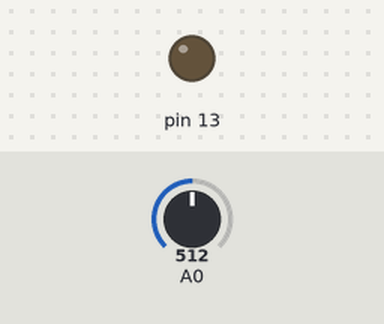
The sketch below on a simulated Arduino Uno, built with avr-gcc and run on an emulated ATmega328P. On the bench: output pins drawn as LEDs (lit = HIGH). Inputs (shaded band) come from the test bench; at power-on: A0 = 512. Random numbers use the default seed unless the sketch sets one; what the sketch prints to the serial monitor is not drawn.

Above: at 1.4 s.
1.5 s: A0 set to 528
At 2.1 s:
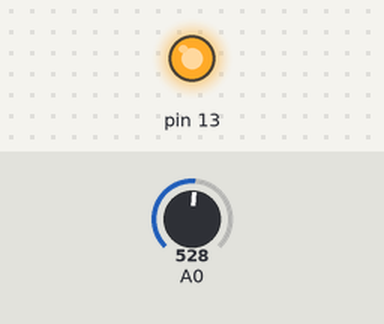
3.0 s: A0 set to 306
At 4.4 s:
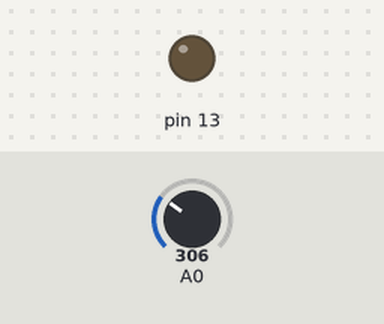
Timing chart, 0 to 6.0 s (numbered marks = the images above; inputs shaded):
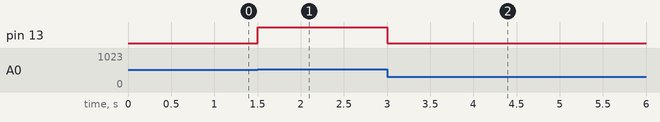

The sketch:

KIASM_XSeq.ino
```cpp
int velocity = 100;//velocity of MIDI notes, must be between 0 and 127
//higher velocity usually makes MIDI instruments louder

int noteON = 145;//144 = 10010000 in binary, note on command
int noteOFF = 129;//128 = 10000000 in binary, note off command

const int notesDansPattern = 16;
int pattern[notesDansPattern];
int noteDepart = 0x1E; // F#-0 (0x1E)
int noteFin = 0x5A; // F#-5 (0x5A)
int pentatonicMinorScales [5] = {0, 3, 5, 7, 10};


int beatResult[notesDansPattern*2]; // Beat Interpolated Result ( beat starting and ending point are in same array )

#include <TimedAction.h>

#include "KIASM_XSeq_Beat.h"
#include "KIASM_XSeq_RythmInterpolate.h"


int timeUnitOn = 50; //
int timeUnitOff = 50; // divideTime
int timeUnit = timeUnitOn + timeUnitOff; // 100ms <> 120/5 = 100/5 + 20/5  24 // 500ms <> 120bpm
int sequenceIndex = 0;

int delaySequence = 0;
int delaySequenceMax = 10;

unsigned long time;

boolean isPlaying = false;
boolean releaseNote = false;

// on détermine le nombre maximum de notes en faisant les divisions minimales du rythme
// 1 2 4 8 16 32 64 128

//int divideTime = 128;

// on a plusieurs modes :
// le mode linéaire crée des notes sur TOUTE la sequence
// interpolation
// on crée un calque de rythme
// ex : pour 16 temps, on a divisé la séquence en 4 notes
// on a une valeur de 0 à 1 qui correspond à la morphologie du rythme : 0 = rythme pas du tout pris en compte / 1 = rythme totalement pris en compte
// ex rythme
//   |1|2|3|4|5|6|7|8|9|10|11|12|13|14|15|16
int divisionTemps = 64;
int divideTime = 4;
int nbElements = divisionTemps / divideTime;


//Beat beats[nbElements];
Beat* beats = NULL;

boolean debug = false;

void playNoteInSequence() {

/*
  int note = pattern[sequenceIndex];

  if (delaySequence == 0 && !releaseNote) {
    MIDImessage(noteON, note, velocity);//turn note on
    releaseNote = true;
  }

  if (delaySequence > delaySequenceMax) {

    MIDImessage(noteOFF, note, velocity);//turn note off

    sequenceIndex++;
    sequenceIndex %= notesDansPattern;

    delaySequence = 0;
    releaseNote = false;
  }
*/
}

void releaseNoteInSequence() {
/*
  int note = pattern[sequenceIndex];
  MIDImessage(noteOFF, note, velocity);//turn note off
 */
}

int momentumIndex = 0;
int momentumSequenceIndex = 0;

void sequenceMomentum(){


  //if(millis() < 10000 && debug)Serial.println("");
  //if(millis() < 10000 && debug)Serial.print("sequenceMomentum ");
  //if(millis() < 10000 && debug)Serial.print(momentumIndex % divisionTemps);


  for(int i = 0; i < nbElements; i++){

    if(beatResult[i*2 + 1] == momentumIndex % divisionTemps){

      int note = pattern[momentumSequenceIndex % nbElements];
      // ON STOPPE LA NOTE
      MIDImessage(noteOFF, note, velocity);//turn note off
      momentumSequenceIndex++;

      //if(millis() < 10000 && debug)Serial.println("");
      //if(millis() < 10000 && debug)Serial.print("Release ");
      //if(millis() < 10000 && debug)Serial.print(note);
    }

    if(beatResult[i*2] == momentumIndex % divisionTemps){

      // ON JOUE LA NOTE
      int note = pattern[momentumSequenceIndex % nbElements];
      MIDImessage(noteON, note, velocity);//turn note on

      //if(millis() < 10000 && debug)Serial.println("");
      //if(millis() < 10000 && debug)Serial.print("Play ");
      //if(millis() < 10000 && debug)Serial.print(note);

      //momentumSequenceIndex++;

    }

  }

  momentumIndex++;
}

TimedAction playSequenceAction = TimedAction(timeUnit, playNoteInSequence);
TimedAction releaseSequenceAction = TimedAction(timeUnit, releaseNoteInSequence);

TimedAction momentum = TimedAction(timeUnit, sequenceMomentum);


// Get control Input, potars etc
void getControlInput() {
  Serial.println(digitalRead(3));
}

TimedAction getControlInputAction = TimedAction(20, getControlInput);


void setup() {
  //  Set MIDI baud rate:
  Serial.begin(9600);

  pinMode(13,OUTPUT);

  randomizePattern(noteDepart, noteFin, notesDansPattern); // from F#-0 (0x1E) to F#-5 (0x5A)

  beats = malloc(sizeof(Beat) * nbElements);

  momentum = TimedAction(timeUnit, sequenceMomentum);

  randomSeed(6);


  int* notes;


  calculRythme( beats, divisionTemps, nbElements, notes);


  Serial.println("-----**");
  Serial.println("Beats ");

  for (int i = 0 ; i < nbElements ; i++){
    Serial.println(beats[i].start);

  }


  interpolationRythme(beats, nbElements, divideTime,0);


  Serial.println("----------");
  Serial.println("Beats after interpolate");
  Serial.println(beatResult[0]);
  Serial.println(beatResult[1]);


/*
  Serial.println("done");

  Serial.println(beats[0].start);

  Serial.println(beats[1].start);
  Serial.println(beats[2].start);
  Serial.println(beats[3].start);
  Serial.println(beats[4].start);


int a [3] = {5,1,2};
test(a);
*/

//Serial.println(a[0]);


}

float prevRatioVal = 0;

void loop() {

  momentum.check();


  float ratioVal = (float)analogRead(A0)/(float)1024;

  if(ratioVal > 0.5){
    digitalWrite(13,HIGH);
  }else{
    digitalWrite(13,LOW);

  }

   if(ratioVal != prevRatioVal){

    interpolationRythme(beats, nbElements, divideTime,ratioVal);
    prevRatioVal = ratioVal;

   }

}

//send MIDI message
void MIDImessage(int command, int MIDInote, int MIDIvelocity) {
  if(!debug)Serial.write(command);//send note on or note off command
  if(!debug)Serial.write(MIDInote);//send pitch data
  if(!debug)Serial.write(MIDIvelocity);//send velocity data
}


void randomizePattern( int from, int to, int nombreDeNotes) {

  int octaves = ((to - from) - (to - from) % 12) / 12;

  int octavePart = (to - from) % 12;


  int notePossibleIndex = 0;

  int derniereOctave = from + octaves * 12;

  int nbNotesDansGamme = sizeof(pentatonicMinorScales) / sizeof(pentatonicMinorScales[0]);

  boolean debugPatternConstruction = true;
  boolean debugNotesPossibles = true;

  int tailleTableau = 0;

  for (int i = 0; i < octaves; i++) {

    int octaveActuelle = (int)from + (i * 12);

    for (int j = 0; j < nbNotesDansGamme; j++) {

      int noteActuelle = octaveActuelle + pentatonicMinorScales[j];
      tailleTableau++;

    }

  }

  if (octavePart != 0) {

    // AJOUT DE LA DERNIERE OCTAVE PARTIELLE SI IL Y EN A UNE
    for (int i = 0 ; i < nbNotesDansGamme; i++) {

      int noteActuelle = derniereOctave + 12 + pentatonicMinorScales[i];

      if (noteActuelle <= to) {
        tailleTableau++;
      }

    }

  }

  int notesPossibles[tailleTableau];

  for (int i = 0; i < octaves; i++) {

    int octaveActuelle = from + (i * 12);

    for (int j = 0; j < nbNotesDansGamme; j++) {

      int noteActuelle = octaveActuelle + pentatonicMinorScales[j];

      notesPossibles[notePossibleIndex] = noteActuelle;
      notePossibleIndex++;

    }

  }

  if (octavePart != 0) {

    // AJOUT DE LA DERNIERE OCTAVE PARTIELLE SI IL Y EN A UNE
    for (int i = 0 ; i < nbNotesDansGamme; i++) {

      int noteActuelle = derniereOctave + 12 + pentatonicMinorScales[i];

      if (noteActuelle <= to) {
        notesPossibles[notePossibleIndex] = noteActuelle;
        notePossibleIndex++;
      }

    }
  }

  int  nouveauPattern [nombreDeNotes];

  pattern[0] = from;
  Serial.println("DEBUG PATTERN");
  Serial.println(from);

  for (int i = 0 ; i < nombreDeNotes - 2; i++) {

    int randomNoteIndex = (int)random(notePossibleIndex - 1);
    int noteActuelle = notesPossibles[randomNoteIndex];
    pattern[i + 1] = noteActuelle;

    Serial.println(noteActuelle);

  }

  Serial.println(from + 7);

  pattern[nombreDeNotes - 1] = from + 7; // ON FINIT SUR LA DOMINANTE

  Serial.println("+++++++++++");
}
```

KIASM_XSeq_Beat.h
```cpp
struct Beat{

  int start;
  int stop;

};

struct PlageDisponibilite{

  int start;
  int stop;

};
```

KIASM_XSeq_RythmInterpolate.h
```cpp
static int voisinPrecedent(Beat* beats, int nbOfBeats, int ind) {

  int distanceMin = 9999;
  int i = 0;
  int indexVoisin = -1;

  int e = 0;

  //Serial.println(" ");
  //Serial.println(" VPI ");


  while (e < nbOfBeats) {

    int distance = ind - beats[e].stop;
    //Serial.print(ind);
    //Serial.print(" ");
    //Serial.print(distance);
    //Serial.print(" | ");

    if ( distance >= 0 && distance < distanceMin) {
      distanceMin = distance;
      indexVoisin = e;
    }

    e++;
  }

  //Serial.println(" ");

  return indexVoisin;
}

static int voisinSuivant(Beat* beats, int nbOfBeats, int inf) {

  int distanceMin = 9999;
  int i = 0;
  int indexVoisin = -1;

  int e = 0;

  //Serial.println(" ");
  //Serial.println(" Voisin suivant index ");
  //Serial.println(nbOfBeats);

  while (e < nbOfBeats) {

    int distance = beats[e].start - inf;
    //Serial.print(e);
    //Serial.print(" ");
    //Serial.print(beats[e].start);
    //Serial.print(" ");
    //Serial.print(inf);
    //Serial.print(" ");
    //Serial.print(distance);
    //Serial.print(" | ");


    if ( distance >= 0 && distance < distanceMin) {
      distanceMin = distance;
      indexVoisin = e;
      //Serial.println("ok ! ");
    }

    e++;
  }

  //Serial.println(" ");

  return indexVoisin;
}

static int segmentsDisponibles(PlageDisponibilite* plages, int nbOfPlages) {

  int total = 0;

  int e = 0;

  //Serial.println("Segments disponibles : ");

  while (e < nbOfPlages) {

    int diff = plages[e].stop - plages[e].start;
    total += diff;


    //Serial.print(" stt ");
    //Serial.print(plages[e].start);
    //Serial.print(" stp ");
    //Serial.print(plages[e].stop);
    //Serial.print(" (");
    //Serial.print(diff);
    //Serial.print(") | ");


    e++;
  }

  //Serial.println(" ");

  return total;

}

static void supprimerDisponibilite(PlageDisponibilite* plages, int indexToRemove, int nbPlages){

  for (int c = indexToRemove; c < nbPlages; c++) {

      plages[c] = plages[c + 1];

    }

}

int sort_ascBeat(const void *cmp1, const void *cmp2)//https://arduino.stackexchange.com/questions/38177/how-to-sort-elements-of-array-in-arduino-code
{

  Beat b = *((Beat *)cmp1);
  Beat a = *((Beat *)cmp2);

  return a.start > b.start ? -1 : (a.start < b.start ? 1 : 0);

}


static Beat* calculRythme( Beat* beats, int segments, const int nbOfBeats, int* notes) {
//static void calculRythme( int segments, int nbOfBeats, int* notes) {

  randomSeed(6.1);

  //static Beat beats[16];
  Beat arrBeats[nbOfBeats];

  int fixedRdInds [16] = {1,32,54,60,0,57,58,49,59,62,5,52,3,53,55,14};
  int fixedRdSizes [16] = {1,17,1,2,1,1,1,3,1,1,4,1,1,1,1,1};


  PlageDisponibilite* plages = malloc(sizeof(PlageDisponibilite) * segments);

  int indexPlage = 0;

  PlageDisponibilite plageEntiere;
  plageEntiere.start = 0;
  plageEntiere.stop = segments - 1;
  plages[0] = plageEntiere;

  indexPlage++;

  int indexBloc = 0;

  int fail = 0;


  while (indexBloc < nbOfBeats && fail < 3) {

    //Serial.println(indexBloc);

    int randomPlageIndex = (int)random(indexPlage);
    PlageDisponibilite randomPlage = plages[randomPlageIndex];

    int rdInd = (int)random(randomPlage.start, randomPlage.stop - 1);
    int rdSize = (int)random(1, randomPlage.stop - rdInd);
    int rdInf = rdInd + rdSize;

    //Serial.println(" ");
    //Serial.println("------");
    //Serial.print(" rdInd ");
    //Serial.print(rdInd);
    //Serial.print(" rdInf ");
    //Serial.print(rdInf);
    //Serial.print(" rdSize ");
    //Serial.print(rdSize);
    //Serial.println(" ");


    if(indexBloc > 0){
      //Serial.println("suppr disp");
      supprimerDisponibilite(plages, randomPlageIndex, indexPlage);
    }
    //if(indexBloc > 1){
      //Serial.println("indexplage -- ");
      indexPlage--;
    //}

    //Serial.println("indexPlage ");
    //Serial.println(indexPlage);

    PlageDisponibilite precedente, suivante;

    boolean ajoutPlagePrecedente = false;
    boolean ajoutPlageSuivante = false;

    if (indexPlage == 0 && indexBloc == 0) {

      precedente.start = 0;
      precedente.stop = rdInd;

      suivante.start = rdInf;
      suivante.stop = segments - 1;

      //Serial.println(" ajoutPremiere plage");


      if (rdInd > 0) {
        plages[indexPlage] = precedente;
        indexPlage++;
        //Serial.println("ajout plage precedente");
      }

      if (rdInf < segments - 1) {
        plages[indexPlage] = suivante;
        indexPlage++;
        //Serial.println("ajout plage suivante");
      }


    } else {

      //Serial.println("nb De Beats");
      //Serial.println(indexBloc);

      //Serial.println("randomPlage start");
      //Serial.println(randomPlage.start);
      //Serial.println("randomPlage stop");
      //Serial.println(randomPlage.stop);

      int iPlage = indexPlage;
      //if(indexBloc == 1)iPlage++;

      // il renvoie l'index mais doit renvoyer beats[index].start

      int voisinPrecedentIndex = voisinPrecedent(beats, indexBloc, randomPlage.start);
      int voisinSuivantIndex = voisinSuivant(beats, indexBloc, randomPlage.stop);

      int indexPrecedent = voisinPrecedentIndex != -1 ? beats[voisinPrecedentIndex].stop : 0;
      int indexSuivant = voisinSuivantIndex != -1 ? beats[voisinSuivantIndex].start : segments - 1;

      // precedente = new PlageDisponibilite(indexPrecedent, rdInd);
      precedente.start = indexPrecedent;
      precedente.stop = rdInd;

      // suivante = new PlageDisponibilite(rdInf, indexSuivant);
      suivante.start = rdInf;
      suivante.stop = indexSuivant;

      //Serial.print(" vpi ");
      //Serial.print(voisinPrecedentIndex);
      //Serial.print(" vsi ");
      //Serial.print(voisinSuivantIndex);

      //Serial.print(" ip ");
      //Serial.print(indexPrecedent);
      //Serial.print(" is ");
      //Serial.print(indexSuivant);


      if (rdInd > 0 && indexPrecedent != rdInd) {

        //Serial.print(" APP! ");
        ajoutPlagePrecedente = true;
        plages[indexPlage] = precedente;
        indexPlage++;
      }

      if (rdInf < segments - 1 && indexSuivant != rdInf) {

        //Serial.print(" APS! ");
        ajoutPlageSuivante = true;
        plages[indexPlage] = suivante;
        indexPlage++;
      }

      //Serial.println(" ");

    }

    int disponibles = segmentsDisponibles(plages, indexPlage);
    int nombreMinimalNecessaireDePlaces = (nbOfBeats - indexBloc - 1);

    //Serial.print(" d? ");
    //Serial.print(disponibles);
    //Serial.print(" NMin ");
    //Serial.print(nombreMinimalNecessaireDePlaces);

    if (disponibles < nombreMinimalNecessaireDePlaces) {
      // PLUS ASSEZ D ESPACE DISPONIBLE !!!!
      // on doit supprimer les disponibilites precedemment crées, recreer l'ancienne plage supprimée

      // A VERIFIER !
      if (ajoutPlagePrecedente) {
        int offsetPrecedente = ajoutPlageSuivante ? -2 : -1;
        supprimerDisponibilite(plages, indexPlage - offsetPrecedente, indexPlage - offsetPrecedente + 1); // on supprime precedente qui est remplacé par suivante
      }

      if (ajoutPlageSuivante) {
        supprimerDisponibilite(plages, indexPlage - 1, indexPlage);  // on supprime juste le dernier element
      }

      if(ajoutPlagePrecedente){
        //Serial.println(" app index plage -- ");
        indexPlage--;
      }
      if(ajoutPlageSuivante){
        //Serial.println(" aps index plage --");
        indexPlage--;
      }

      plages[indexPlage] = randomPlage;

      //Serial.println("pas assez de place");
      fail++;

    } else {

      Beat beatPart;
      beatPart.start = rdInd;
      beatPart.stop = rdInf;

      //Serial.println("");
      //Serial.println("add beat ");
      //Serial.print(rdInd);
      //Serial.print(" ");
      //Serial.print(rdInf);
      //Serial.println("");

      beats[indexBloc] = beatPart;
      arrBeats[indexBloc] = beatPart;

      indexBloc++;

    }

// JAI AUSSI PEUR QUE RANDOM PLAGE POINTE AILLEURS....
  }

  //Serial.println("-----");

  //for(int i = 0 ; i < nbOfBeats;i++){

    //Serial.println(beats[i].start);
  //}

  //Serial.println("-----");
  qsort(arrBeats, sizeof(arrBeats) / sizeof(arrBeats[0]), sizeof(arrBeats[0]), sort_ascBeat);
  // ON DOIT ENSUITE sort LES BEATS

  for(int i = 0 ; i < nbOfBeats;i++){
    beats[i] = arrBeats[i];
    Serial.println(beats[i].start);
  }

  return beats;
  //beatss = beats;

}


void interpolationRythme(Beat* rythmeReference, int nbBeats, int divideTime, float ratio) {

    //Serial.println("********");

    Beat b = (Beat )rythmeReference[0];

    //Serial.println(b.start);

    int nbBlocs = nbBeats;

    int _newBlocs [nbBlocs * 2];

    for (int i = 0; i < nbBlocs; i++) {

      int distanceInd = (i * divideTime) - rythmeReference[i].start;
      int distanceInf = (i * divideTime) - rythmeReference[i].stop;

      int a = rythmeReference[i].start;
      int b = (i * divideTime) - rythmeReference[i].start ;
      int c = rythmeReference[i].stop;
      int d = ((i+1) * divideTime) - rythmeReference[i].stop;

      beatResult[i*2] = a + round(b * ratio);
      beatResult[i*2 + 1] = c + round(d * ratio);

    }

    //return _newBlocs;
  }


void test(int* arr){

  arr[0] = 0;

}
```

Measured:
- the behaviour switches between 512 and 513 on A0 (found by bisection; images 0 and 1)
- after the input at 1.5 s, pin 13: LOW → HIGH at once
- after the input at 3.0 s, pin 13: HIGH → LOW at once
